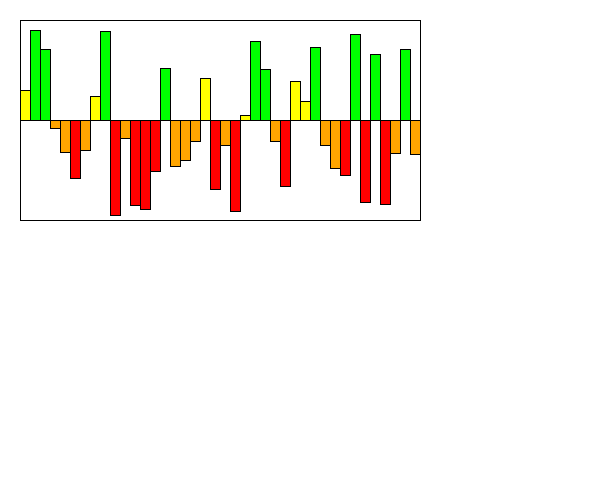
Frame 1 (no input)
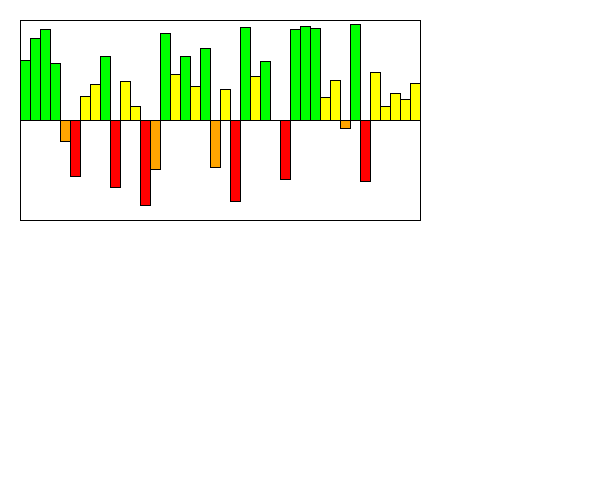
Frame 60 (the mouse pressed at the canvas centre just before this capture)
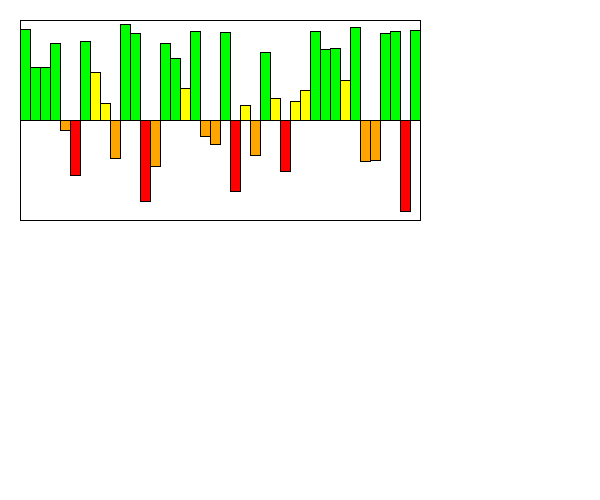
Frame 120 (the mouse held since frame 60 and released just before this capture)

The Processing sketch that drew these frames (run headless with seeded random() and noise(); from frame 60 on, the mouse is pressed at the canvas centre):

// Processing sketch: Section1
// ── Section1.pde
int MAX_VALUE = 100;
int MIN_VALUE = -100;
Visualizer v;

/*You are simulating a visualizer of multiple values
 You need to create a display method first. 
 Then you can make a method that changes the values each time the update is called. 
 */
class Visualizer {
  float x, y;
  float [] values;
  float [] speeds;
  Visualizer(float x, float y) {
    this.x = x;
    this.y = y;
    values = new float[40];
    speeds = new float[40];
    for (int i = 0; i < values.length; i++) {
      values[i] = random(-99, 99);
      speeds[i] = random(2);
    }
  }

  void display() {
    //draw the bars equally spaced inside this box. 
    //You can assume 10, but it would be even better 
    //if you could modify it to be larger increments.
    fill(255); //Makes background white
    rect(x, y, 400, 200);
    //This is a 200x400 box.
    //The width of the visualizer is 400! This rect is the border

    //the line is the 0 y-value, the top is 100, the bottom is -100
    line(x, y+100, x+400, y+100);

    //You need to use a loop. You need to make the HEIGHT of the bars 
    //the values in the array.
    //Negative values are red, and go below the line.
    //Positive values are green and go above the line.
    int w = 0;
    for (int i = 0; i < values.length; i++){
      if (100 >= values[i] && values[i] >= 50){
        fill(0, 255, 0);
        rect(x+w, y+100 - values[i], 400/values.length, values[i]);
      }
      else if(50 > values[i] && values[i] >= 0){
        fill(255, 255, 0);
        rect(x+w, y+100 - values[i], 400/values.length, values[i]);
      }
      else if(0 > values[i] && values[i] >= -50){
        fill(255, 165, 0);
        rect(x+w, y+100 - values[i], 400/values.length, values[i]);
      }
        
      else{
        fill(255, 0, 0);
        rect(x+w, y+100 - values[i], 400/values.length, values[i]);
      }
      w += 400/values.length;
    }
    //THESE ARE WRONG: They just illustrate how they could look
   // fill(255, 0, 0);
   // rect(x+40, y+100, 60, 50);
   // fill(0, 255, 0);
   // rect(x+120, y+50, 60, 50);


    //Width of the visualizer is 400!

  
  }
  void update() {
    //???WRITE THIS METHOD SECOND!!!
    for (int i = 0; i < values.length; i++) {
      values[i] += speeds[i]; //the speed updates the values. Do not touch this.
      if (values[i] >= 99 || values[i] <= -99){
        speeds[i] *= -1;
      }
      //??? keep them values between max/min value so they stay in the box.

      //??? reverse the speeds so the bar oscillates up/down when it reaches max/min

      
    }
  }
}

void setup() {
  size(600, 500);
  v = new Visualizer(20, 20);
}
void draw() {
  background(255);
  v.display();
  v.update();
}
